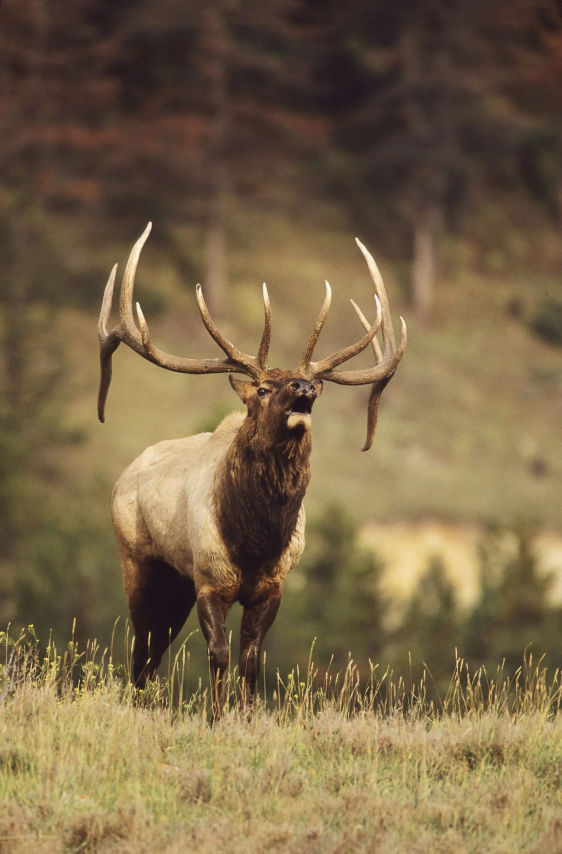
#> input picture website-v1/dist/assets/hero.jpg, 1684 x 2560 px (shown at 1/3 size)
$ python encode-home-hero.py
#> lines starting #> are read from the running program, lines starting #| are printed output that depends on the picture
"""Re-encode responsive variants; preserve the original photo and existing fallbacks."""
from pathlib import Path
from PIL import Image
import hashlib,json
root=Path(__file__).resolve().parents[1];assets=root/'dist/assets';source=assets/'hero.jpg';original=Image.open(source)
#> further down, original is the input picture: PIL image 1684x2560 RGB; mean R, G, B 122.5, 102.9, 72.3
rows=[]
for width in [480,780,960,1440]:
 photo=original.copy();photo.thumbnail((width,4096));temp=assets/('hero-delivery-'+str(width)+'.avif');photo.save(temp,quality=55,speed=6);data=temp.read_bytes();sha=hashlib.sha256(data).hexdigest();name='hero-'+str(width)+'-'+sha[:12]+'.avif';temp.rename(assets/name);rows.append({'url':'/assets/'+name,'width':photo.width,'height':photo.height,'bytes':len(data),'sha256':sha})
#> this loop made 4 passes
#> pass 1, `photo = original.copy()`:
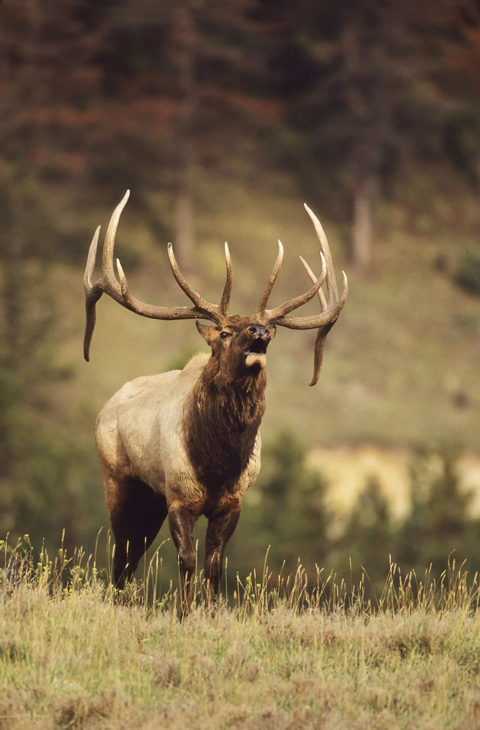
#> saved as hero-delivery-480.avif: PIL image 480x730 RGB; mean R, G, B 122.5, 102.9, 72.3
#> after the loop, rows = 4 items
photo=original.copy();photo.thumbnail((780,4096));temp=assets/'hero-delivery-780.webp';photo.save(temp,format='WEBP',quality=80,method=6);data=temp.read_bytes();sha=hashlib.sha256(data).hexdigest();name='hero-780-'+sha[:12]+'.webp';temp.rename(assets/name)
record={'source':'/assets/hero.jpg','source_sha256':hashlib.sha256(source.read_bytes()).hexdigest(),'avif':rows,'webp_780':{'url':'/assets/'+name,'width':photo.width,'height':photo.height,'bytes':len(data),'sha256':sha}}
(root/'content/home-delivery.json').write_text(json.dumps(record,indent=2)+'\n');print(json.dumps({'avif_bytes':{str(x['width']):x['bytes'] for x in rows},'webp780':len(data)}))
#| {"avif_bytes": {"480": 476514, "780": 1119464, "960": 1577563, "1440": 2989772}, "webp780": 63892}
